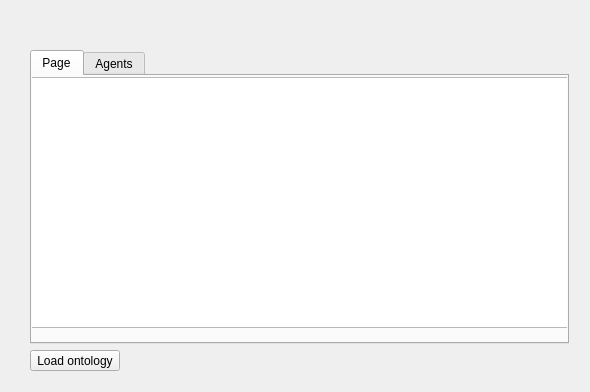
<?xml version="1.0" encoding="UTF-8"?>
<ui version="4.0">
 <class>OntologyView</class>
 <widget class="QWidget" name="OntologyView">
  <property name="geometry">
   <rect>
    <x>0</x>
    <y>0</y>
    <width>590</width>
    <height>392</height>
   </rect>
  </property>
  <property name="sizePolicy">
   <sizepolicy hsizetype="Minimum" vsizetype="Minimum">
    <horstretch>0</horstretch>
    <verstretch>0</verstretch>
   </sizepolicy>
  </property>
  <property name="windowTitle">
   <string>Form</string>
  </property>
  <widget class="QWidget" name="verticalLayoutWidget">
   <property name="geometry">
    <rect>
     <x>30</x>
     <y>50</y>
     <width>539</width>
     <height>321</height>
    </rect>
   </property>
   <layout class="QVBoxLayout" name="ontologyViewLayout">
    <property name="sizeConstraint">
     <enum>QLayout::SetNoConstraint</enum>
    </property>
    <property name="topMargin">
     <number>0</number>
    </property>
    <item>
     <widget class="QTabWidget" name="ontologyWidget">
      <property name="sizePolicy">
       <sizepolicy hsizetype="Expanding" vsizetype="Expanding">
        <horstretch>0</horstretch>
        <verstretch>0</verstretch>
       </sizepolicy>
      </property>
      <property name="autoFillBackground">
       <bool>false</bool>
      </property>
      <property name="currentIndex">
       <number>0</number>
      </property>
      <widget class="QWidget" name="functionalities">
       <attribute name="title">
        <string>Page</string>
       </attribute>
       <widget class="QTreeView" name="functionalitiesTreeView">
        <property name="geometry">
         <rect>
          <x>-5</x>
          <y>1</y>
          <width>541</width>
          <height>251</height>
         </rect>
        </property>
        <property name="sizePolicy">
         <sizepolicy hsizetype="Minimum" vsizetype="Minimum">
          <horstretch>0</horstretch>
          <verstretch>0</verstretch>
         </sizepolicy>
        </property>
        <property name="minimumSize">
         <size>
          <width>100</width>
          <height>100</height>
         </size>
        </property>
       </widget>
      </widget>
      <widget class="QWidget" name="agents">
       <property name="sizePolicy">
        <sizepolicy hsizetype="Expanding" vsizetype="Expanding">
         <horstretch>0</horstretch>
         <verstretch>0</verstretch>
        </sizepolicy>
       </property>
       <attribute name="title">
        <string>Agents</string>
       </attribute>
       <widget class="QTreeView" name="agentsTreeView">
        <property name="enabled">
         <bool>true</bool>
        </property>
        <property name="geometry">
         <rect>
          <x>0</x>
          <y>0</y>
          <width>531</width>
          <height>251</height>
         </rect>
        </property>
        <property name="sizePolicy">
         <sizepolicy hsizetype="Minimum" vsizetype="Minimum">
          <horstretch>0</horstretch>
          <verstretch>0</verstretch>
         </sizepolicy>
        </property>
        <property name="minimumSize">
         <size>
          <width>100</width>
          <height>100</height>
         </size>
        </property>
        <property name="autoFillBackground">
         <bool>false</bool>
        </property>
       </widget>
      </widget>
     </widget>
    </item>
    <item>
     <widget class="QToolButton" name="loadOntologyButton">
      <property name="text">
       <string>Load ontology</string>
      </property>
     </widget>
    </item>
   </layout>
  </widget>
 </widget>
 <resources/>
 <connections/>
</ui>
